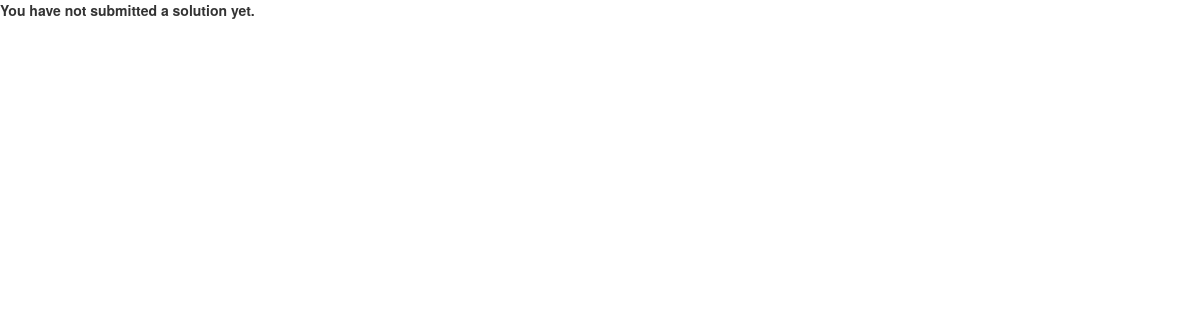
The page /judge/submissions/10/ on the database as committed earlier.
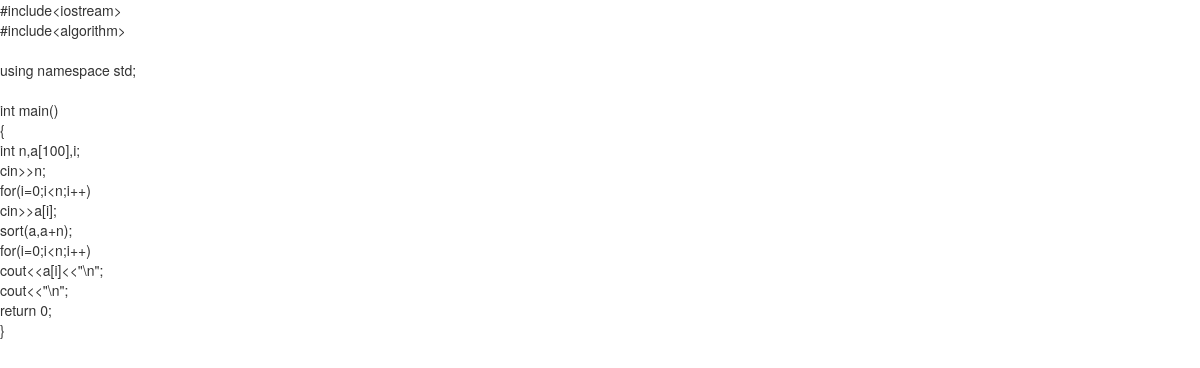
The same page on the database as committed later.
### JudgeSystem/models.py (models this page shows, shortened)
class Solution(models.Model):
	code = models.CharField(max_length = 1000)
	problem = models.ForeignKey(Problem, related_name = 'SolutionOfProblem')
	penalty = models.IntegerField(default = 0)
	solved = models.BooleanField(default = 0)
	submission_time = models.DateTimeField()
	id  = models.IntegerField(primary_key = True)
	verdict = models.CharField(max_length = 100)

### JudgeSystem/views.py (the view)
# urls.py: url(r'^submissions/(?P<solution_id>([0-9])+)/', views.printSolution, name = 'print_solution'),
def printSolution(request, solution_id):
	try:
		sol_obj = Solution.objects.get(id = solution_id)
	except:
		sol_obj = None
	context = {
	    "sol_obj" : sol_obj
	}
	return render(request, 'printsolution.html', context)

### JudgeSystem/templates/printsolution.html (shortened to what this page needs)
<html>
  <head>
  <link rel="stylesheet" href="http://maxcdn.bootstrapcdn.com/bootstrap/3.3.6/css/bootstrap.min.css">
     <body>
        {% if sol_obj == None %}
            <strong> You have not submitted a solution yet.</strong>
        {% else %}
            {{sol_obj.code|linebreaksbr }}
        {% endif %}
     </body>
  </head>
</html>

Rows that differ between the two databases and show on the page:
added Solution: code "#include<iostream> #include<algorithm> using namespace std; int main() { int n,a[100],i; cin>>n; for(i=0;i<n;i++) cin>>a[i]; sort(a,a+n); for(i=0;i<n;i++) cout<<a[i]<<\"\\n\"; cout<<\"\\n\"; return 0; }"
Other text that changed with them:
text no longer shown: "You have not submitted a solution yet."
